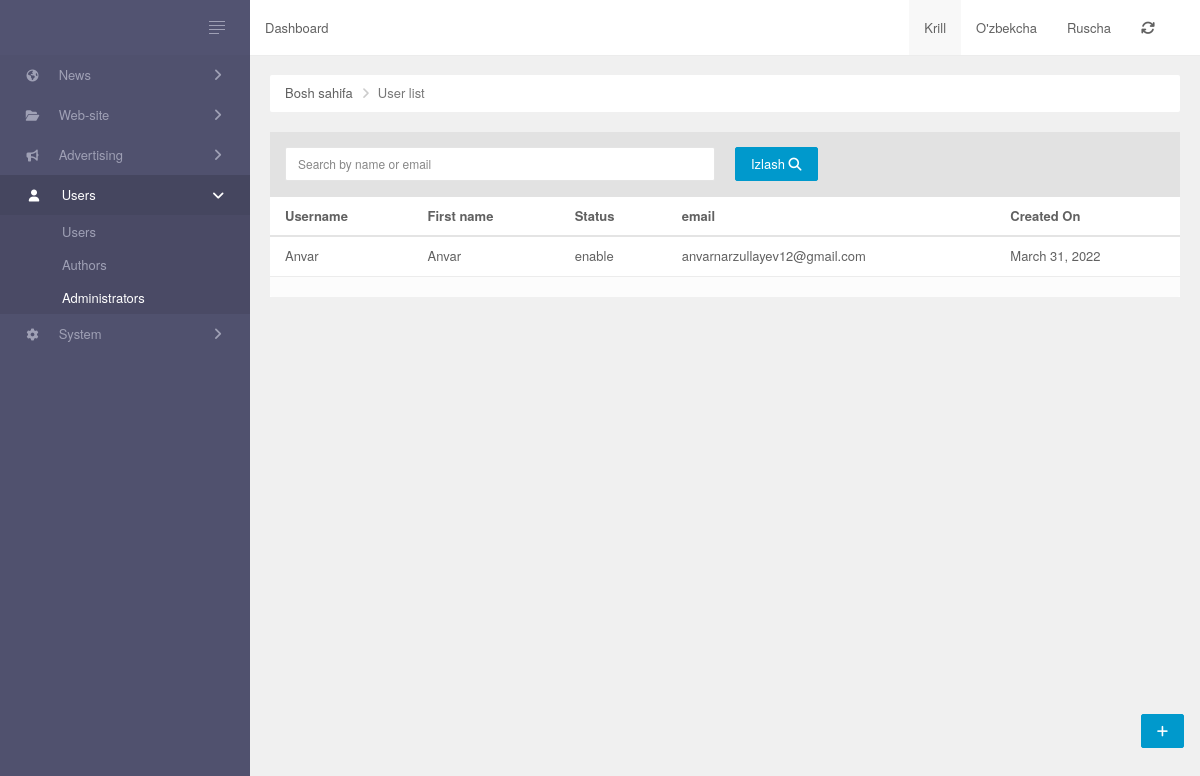
The page /user/ on the database its author committed.
### Admin/models/postAuthor.py (models this page shows, shortened)
class MyUser(AbstractUser):
    bio = models.CharField(max_length = 200, blank = True)
    location = models.CharField(max_length=30, blank=True)
    birth_date = models.DateTimeField(null = True, blank = True)
    img = models.ImageField(upload_to='users/', blank = True, null = True)
    facebook_link = models.URLField(max_length=200, blank=True, null=True)
    instagram_link = models.URLField(max_length=200, blank=True, null=True)
    youtube_link = models.URLField(max_length=200, blank=True, null=True)
    telegram_link = models.URLField(max_length=200, blank=True, null=True)
    gitHub_link = models.URLField(max_length=200, blank=True, null=True)
    STATUS = Choices('enable', 'disabled')
    status = StatusField()

### Admin/views.py (the view)
# urls.py: path('user/',UserList,name='user_list'),
def UserList(request):
    admin = MyUser.objects.all()
    return render(request,'userlist.html',{'admin':admin})

### Admin/templates/userlist.html (shortened to what this page needs)
{% extends 'base.html' %}
{% load static %}
{% load widget_tweaks %}
{% block content %}
        <div class="main-panel">
            {% include 'inc/header.html' %}
            <div class="main-content">
                <ul class="breadcrumb ">
                    <li><a href="/">Bosh sahifa</a></li>
                    <li class="active">User list</li>
                </ul>
                <div class="button-panel">
                    <a class="btn btn-fab btn-raised btn-primary" href="#" title="Create news Post"><i class="fa fa-plus"></i></a>
                </div>
                <div id="post-grid" data-pjax-container="">
                    <div class="panel panel-default data-grid">
                        <div class="panel-heading">
                            <div class="row" id="data-grid-filters">
                                <form id="w0" action="{% url 'sort_category' %}" method="post">
                                    <div class="col col-md-6">
                                        <div class="form-group field-post-search">
                                            <input type="text" id="post-search" class="form-control" name="query" placeholder="Search by name or email">
                                        </div>
                                    </div>
                                    <div class="col col-md-6">
                                        <button class="btn btn-primary" type="submit">Izlash <i class="fa fa-search"></i></button>
                                    </div>
                                </form>
                            </div>
                        </div>
                        <div id="data-grid" class="table-responsive scroll">
                            <table class="table table-striped table-hover">
                                <thead>
                                    <tr>
                                        <th><a href="/post/index?sort=type" data-sort="type">Username</a></th>
                                        <th><a href="/post/index?sort=title" data-sort="title">First name</a></th>
                                        <th><a href="/post/index?sort=views" data-sort="views">Status</a></th>
                                        <th><a href="/post/index?sort=views" data-sort="views">email</a></th>
                                        <th><a href="#">Created On</a></th>
                                    </tr>
                                </thead>
                                <tbody>
                                    {% for i in admin %}
                                    <tr class="" data-key="620ddae1f2750876ef694475">
                                        <td><a href="#" data-pjax="0">{{i.username}}</a></td>
                                        <td><a href="#" data-pjax="0">{{i.first_name}}</a></td>
                                        <td>{{i.status}}</td>
                                        <td><a href="">{{i.email}}</a></th>
                                        <td>{{i.last_login|date}}</td>
                                    </tr>
                                    {% endfor %}
                                </tbody>
                            </table>
                            <div class='panel-footer'>
                            </div>
                        </div>
                    </div>
                </div>
            </div>
        </div>
{% endblock %}

### static/css/style.css (style rules this page uses)
.button-panel { bottom: 52px; position: fixed; right: 16px; z-index: 10000; }
.main-panel { transition: margin 0.33s cubic-bezier(0.685, 0.0473, 0.346, 1) 0s; }
.form-group { position: relative; }
.panel-heading .form-group { margin: 0px; }

### templates/base.html (style rules this page uses)
.scroll { overflow: auto; white-space: nowrap; }

### rows shown on the page
MyUser: username "Anvar", first_name "Anvar", status "enable", email "anvarnarzullayev12@gmail.com", last_login "March 31, 2022"
